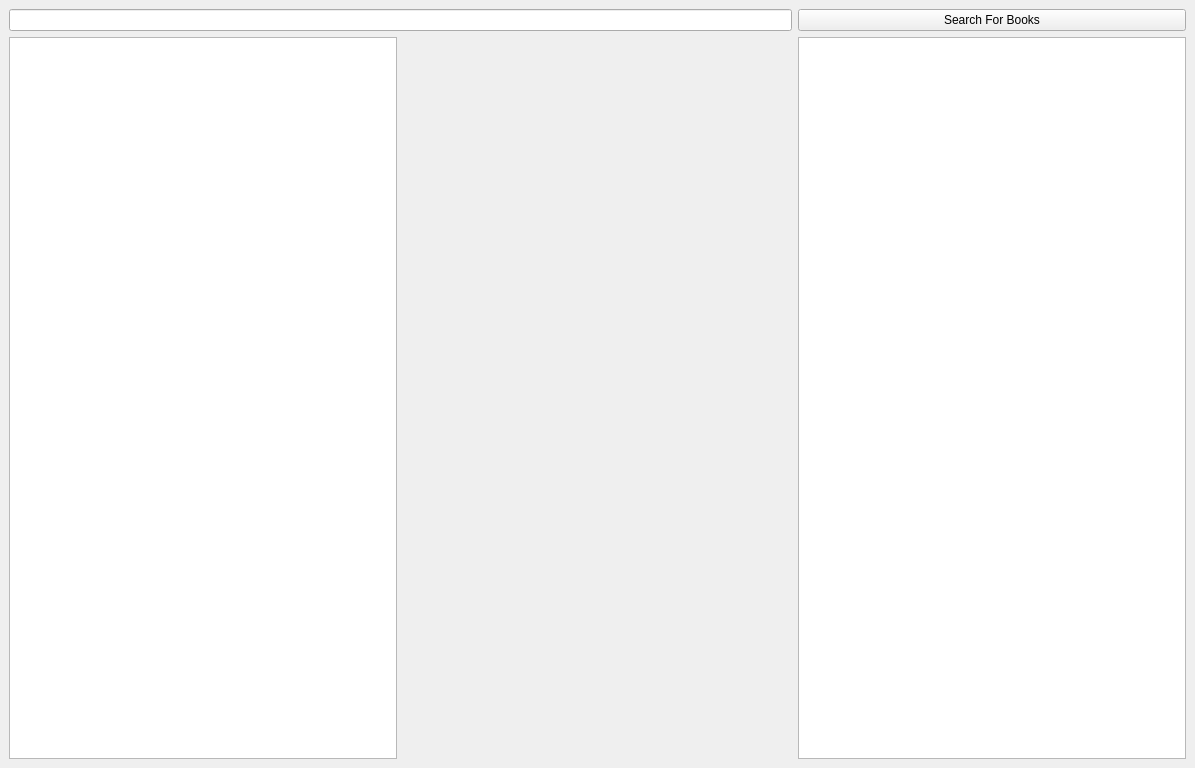
<?xml version="1.0" encoding="UTF-8"?>
<ui version="4.0">
 <class>MainWindow</class>
 <widget class="QMainWindow" name="MainWindow">
  <property name="geometry">
   <rect>
    <x>0</x>
    <y>0</y>
    <width>1195</width>
    <height>768</height>
   </rect>
  </property>
  <property name="windowTitle">
   <string>MainWindow</string>
  </property>
  <widget class="QWidget" name="centralwidget">
   <layout class="QHBoxLayout" name="horizontalLayout">
    <item>
     <layout class="QGridLayout" name="gridLayout">
      <item row="2" column="2">
       <widget class="QListWidget" name="listWidget_2">
        <property name="sizePolicy">
         <sizepolicy hsizetype="Preferred" vsizetype="Preferred">
          <horstretch>0</horstretch>
          <verstretch>0</verstretch>
         </sizepolicy>
        </property>
        <property name="verticalScrollMode">
         <enum>QAbstractItemView::ScrollPerItem</enum>
        </property>
        <property name="batchSize">
         <number>1000</number>
        </property>
        <property name="wordWrap">
         <bool>true</bool>
        </property>
       </widget>
      </item>
      <item row="2" column="0">
       <widget class="QListWidget" name="listSeachedBooks">
        <property name="sizePolicy">
         <sizepolicy hsizetype="Preferred" vsizetype="Preferred">
          <horstretch>0</horstretch>
          <verstretch>0</verstretch>
         </sizepolicy>
        </property>
       </widget>
      </item>
      <item row="1" column="0" colspan="2">
       <widget class="QLineEdit" name="searchBar">
        <property name="text">
         <string/>
        </property>
       </widget>
      </item>
      <item row="1" column="2">
       <widget class="QPushButton" name="searchBookBt">
        <property name="text">
         <string>Search For Books</string>
        </property>
       </widget>
      </item>
      <item row="2" column="1">
       <widget class="QLabel" name="bookPictures">
        <property name="minimumSize">
         <size>
          <width>230</width>
          <height>0</height>
         </size>
        </property>
        <property name="text">
         <string/>
        </property>
       </widget>
      </item>
     </layout>
    </item>
   </layout>
  </widget>
 </widget>
 <resources/>
 <connections/>
</ui>
